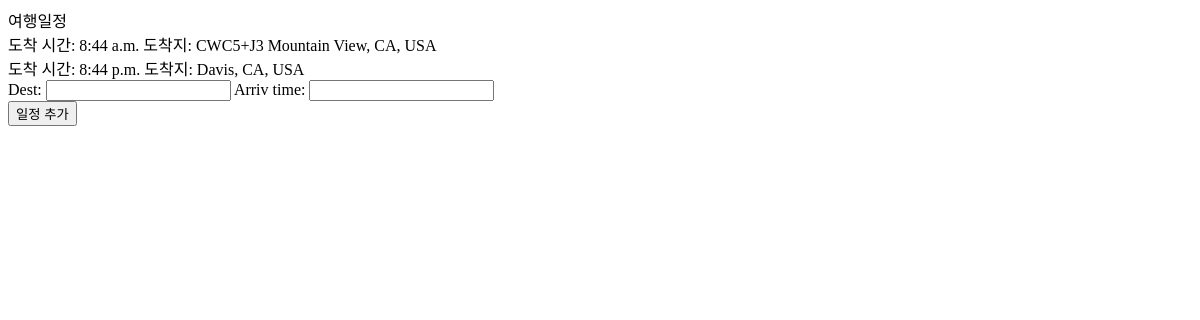
Before: /schedule/25 with the older database file.
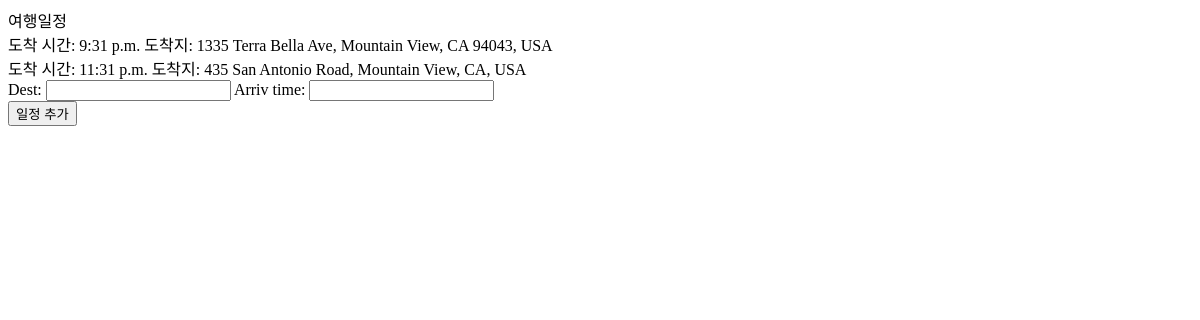
After: the same page with the newer database file.
### home/models.py (models this page shows)
class Ride(models.Model):
    dest = models.CharField(max_length=200)
    arriv_time = models.TimeField()
    schedule = models.ForeignKey(Travel, on_delete=models.CASCADE, null=True)

### accounts/views.py (the view)
# urls.py: path('schedule/<int:travel_id>', accounts_views.schedule, name="schedule"),
def schedule(request, travel_id):
    if request.method == 'POST':
        ride_form = forms.RideForm(request.POST)
        if ride_form.is_valid():
            ride = ride_form.save(commit=False)
            ride.schedule = home_model.Travel.objects.get(pk=travel_id)
            ride.save()
    rides = home_model.Ride.objects.filter(schedule__pk=travel_id).order_by('arriv_time')
    form = forms.RideForm()
    return render(request, 'schedule.html', {'travel_id': travel_id, 'rides': rides, 'form':form})

### home/forms.py
class RideForm(forms.ModelForm):
    class Meta:
        model = Ride
        fields = ['dest', 'arriv_time']

### accounts/templates/schedule.html (shortened to what this page needs)
{% for ride in rides %}
도착 시간: {{ride.arriv_time}}
도착지: {{ride.dest}}
{% endfor %}
<form method="POST" action="{% url 'schedule' travel_id %}">
    {{form}}
    <br />
    <button type="submit">일정 추가
</form>

Changed rows visible on the page:
no longer on this page (row edited): Ride: arriv_time "8:44 a.m.", dest "CWC5+J3 Mountain View, CA, USA"
no longer on this page (row edited): Ride: arriv_time "8:44 p.m.", dest "Davis, CA, USA"
added Ride: arriv_time "9:31 p.m.", dest "1335 Terra Bella Ave, Mountain View, CA 94043, USA"
added Ride: arriv_time "11:31 p.m.", dest "435 San Antonio Road, Mountain View, CA, USA"
